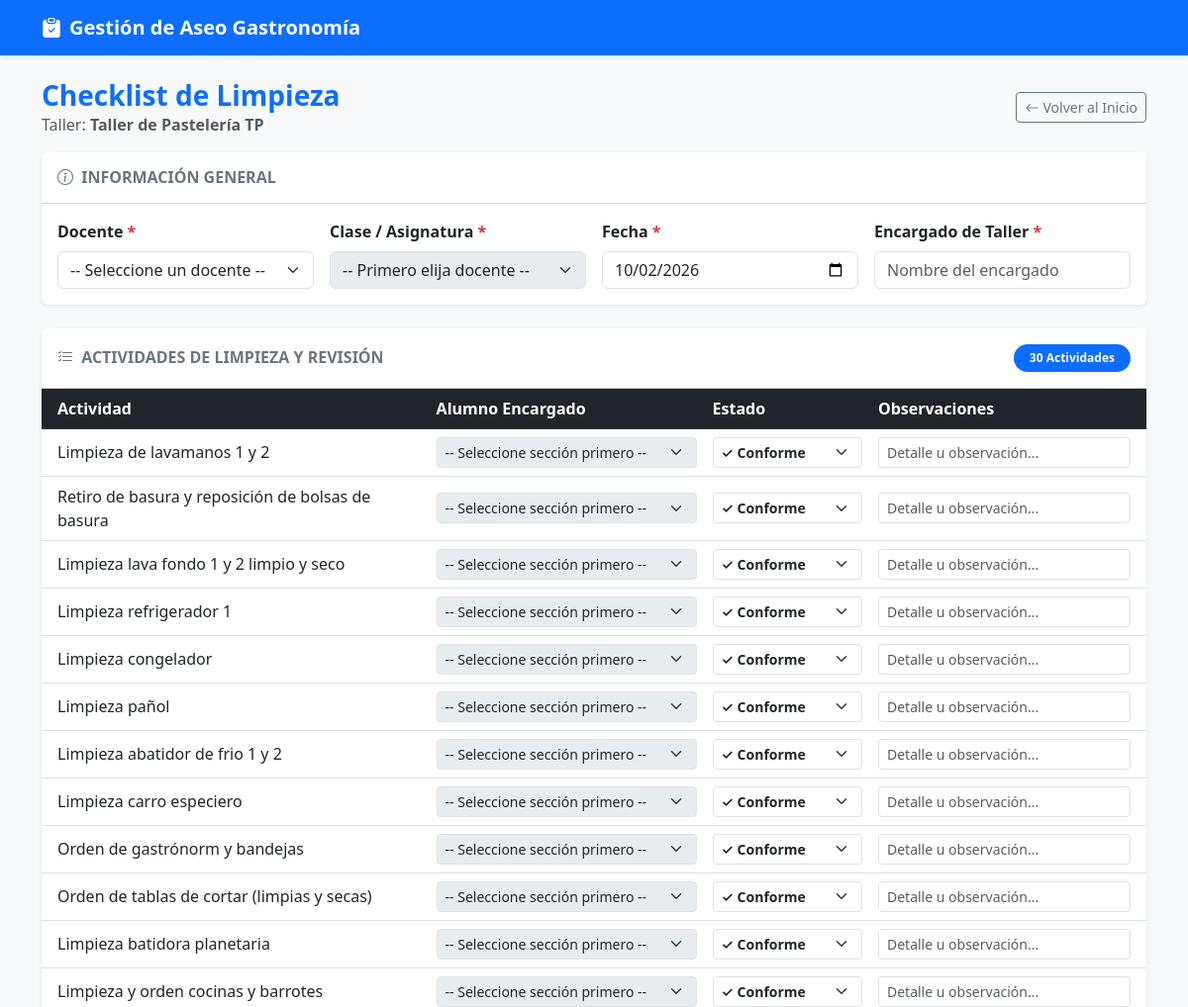
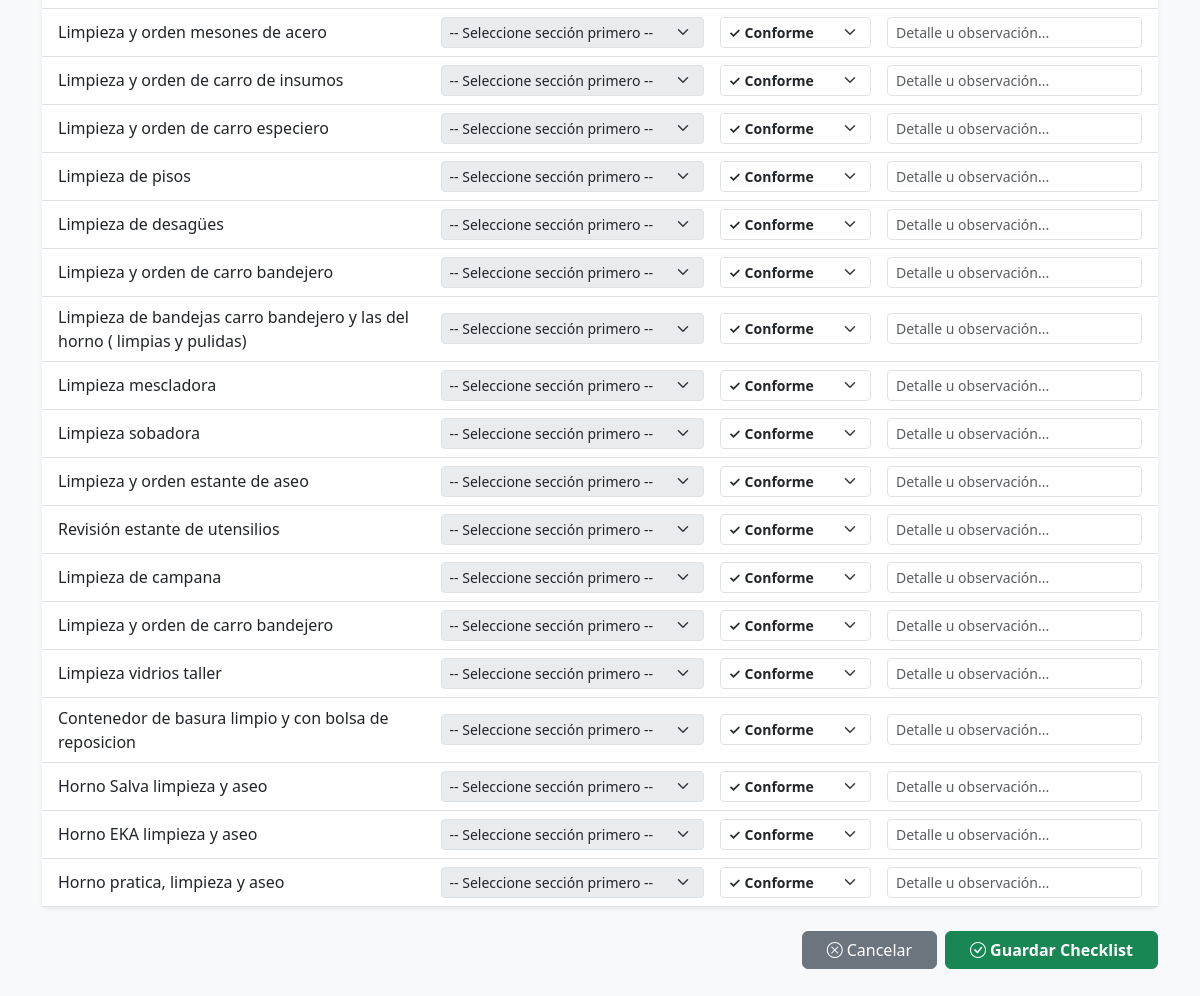
The app's page /checklist/TP with its own data (2 pictures, top to bottom).
### models.py (models this page shows)
class Plantilla(Base):
    __tablename__ = "plantillas"
    id = Column(String, primary_key=True, index=True)
    nombre = Column(String, nullable=False)
    actividades = relationship("Actividad", back_populates="plantilla", cascade="all, delete-orphan")

class Actividad(Base):
    __tablename__ = "actividades"
    id = Column(Integer, primary_key=True, index=True)
    plantilla_id = Column(String, ForeignKey("plantillas.id"), nullable=False)
    descripcion = Column(Text, nullable=False)
    plantilla = relationship("Plantilla", back_populates="actividades")

### main.py (the view)
@app.get("/checklist/{taller_id}", response_class=HTMLResponse, tags=["Vistas Web"])
async def ver_checklist(request: Request, taller_id: str, db: Session = Depends(get_db)):
    plantilla = db.query(models.Plantilla).filter(models.Plantilla.id == taller_id).first()
    if not plantilla:
        return RedirectResponse(url="/", status_code=status.HTTP_303_SEE_OTHER)
    data = {
        "id": plantilla.id,
        "nombre": plantilla.nombre,
        "actividades": [a.descripcion for a in plantilla.actividades]
    }
    fecha_actual = datetime.now().strftime("%Y-%m-%d")
    return templates.TemplateResponse(
        request=request,
        name="checklist_form.html",
        context={
            "taller": data,
            "fecha_actual": fecha_actual
        }
    )

### templates/checklist_form.html (shortened to what this page needs)
<!DOCTYPE html>
<html lang="es">
<head>
    <link href="https://cdn.jsdelivr.net/npm/bootstrap@5.3.0/dist/css/bootstrap.min.css" rel="stylesheet">
    <link href="https://cdn.jsdelivr.net/npm/bootstrap-icons@1.11.1/font/bootstrap-icons.css" rel="stylesheet">
</head>
<body class="bg-light">
    <nav class="navbar navbar-expand-lg navbar-dark bg-primary mb-4 shadow-sm">
        <div class="container">
            <a class="navbar-brand fw-bold" href="/">
                <i class="bi bi-clipboard-check-fill me-2"></i>Gestión de Aseo Gastronomía
            </a>
        </div>
    </nav>
    <div class="container mb-5">
        <div class="d-flex justify-content-between align-items-center mb-3">
            <div>
                <h2 class="h3 mb-0 text-primary fw-bold">
                    Checklist de Limpieza
                </h2>
                <p class="text-muted mb-0">Taller: <strong>{{ taller.nombre }}</strong></p>
            </div>
            <a href="/" class="btn btn-outline-secondary btn-sm">
                <i class="bi bi-arrow-left me-1"></i>Volver al Inicio
            </a>
        </div>
        <form action="/guardar-checklist" method="POST" id="checklistForm">
            <div class="card mb-4 shadow-sm border-0">
                <div class="card-header bg-white py-3">
                    <h5 class="card-title mb-0 text-secondary fs-6 fw-bold">
                        <i class="bi bi-info-circle me-1"></i> INFORMACIÓN GENERAL
                    </h5>
                </div>
                <div class="card-body row g-3">
                    <div class="col-md-3">
                        <label for="select-docente" class="form-label fw-semibold">
                            Docente <span class="text-danger">*</span>
                        </label>
                        <select id="select-docente" name="docente" class="form-select" required aria-label="Seleccionar Docente">
                            <option value="">Cargando docentes...</option>
                        </select>
                    </div>
                    <div class="col-md-3">
                        <label for="select-seccion" class="form-label fw-semibold">
                            Clase / Asignatura <span class="text-danger">*</span>
                        </label>
                        <select id="select-seccion" name="clase" class="form-select" disabled required aria-label="Seleccionar Clase">
                            <option value="">-- Primero elija docente --</option>
                        </select>
                    </div>
                    <div class="col-md-3">
                        <label for="fecha" class="form-label fw-semibold">
                            Fecha <span class="text-danger">*</span>
                        </label>
                        <input type="date" id="fecha" name="fecha" value="{{ fecha_actual }}" class="form-control" required>
                    </div>
                    <div class="col-md-3">
                        <label for="encargado_taller" class="form-label fw-semibold">
                            Encargado de Taller <span class="text-danger">*</span>
                        </label>
                        <input type="text" id="encargado_taller" name="encargado_taller" class="form-control" placeholder="Nombre del encargado" required>
                    </div>
                </div>
            </div>
            <div class="card shadow-sm border-0 mb-4">
                <div class="card-header bg-white py-3 d-flex justify-content-between align-items-center">
                    <h5 class="card-title mb-0 text-secondary fs-6 fw-bold">
                        <i class="bi bi-list-check me-1"></i> ACTIVIDADES DE LIMPIEZA Y REVISIÓN
                    </h5>
                    <span class="badge bg-primary rounded-pill px-3 py-2">{{ taller.actividades|length }} Actividades</span>
                </div>
                <div class="table-responsive p-0">
                    <table class="table table-hover align-middle mb-0">
                        <thead class="table-dark">
                            <tr>
                                <th style="width: 35%;" class="ps-3">Actividad</th>
                                <th style="width: 25%;">Alumno Encargado</th>
                                <th style="width: 15%;">Estado</th>
                                <th style="width: 25%;" class="pe-3">Observaciones</th>
                            </tr>
                        </thead>
                        <tbody>
                            {% for act in taller.actividades %}
                            <tr>
                                <td class="ps-3">
                                    <span class="fw-medium text-dark">{{ act }}</span>
                                </td>
                                <td>
                                    <select name="alumno_{{ loop.index0 }}" class="form-select form-select-sm select-alumno" disabled aria-label="Alumno Encargado">
                                        <option value="">-- Seleccione sección primero --</option>
                                    </select>
                                </td>
                                <td>
                                    <select name="estado_{{ loop.index0 }}" class="form-select form-select-sm fw-semibold">
                                        <option value="CONFORME" class="text-success fw-bold">✓ Conforme</option>
                                    </select>
                                </td>
                                <td class="pe-3">
                                    <input type="text" name="obs_{{ loop.index0 }}" class="form-control form-control-sm" placeholder="Detalle u observación...">
                                </td>
                            </tr>
                            {% endfor %}
                        </tbody>
                    </table>
                </div>
            </div>
            <div class="d-flex justify-content-end gap-2">
                <a href="/" class="btn btn-secondary px-4">
                    <i class="bi bi-x-circle me-1"></i>Cancelar
                </a>
                <button type="submit" id="btnSubmit" class="btn btn-success px-4 fw-semibold">
                    <i class="bi bi-check-circle me-1"></i><span id="btnText">Guardar Checklist</span>
                </button>
            </div>
        </form>
    </div>
</body>
</html>

### records on screen
Plantilla: nombre "Taller de Pastelería TP"
Actividad: descripcion "Limpieza de lavamanos 1 y 2"
Actividad: descripcion "Retiro de basura y reposición de bolsas de basura"
Actividad: descripcion "Limpieza lava fondo 1 y 2 limpio y seco"
Actividad: descripcion "Limpieza refrigerador 1"
Actividad: descripcion "Limpieza congelador"
Actividad: descripcion "Limpieza pañol"
Actividad: descripcion "Limpieza abatidor de frio 1 y 2"
Actividad: descripcion "Limpieza carro especiero"
Actividad: descripcion "Orden de gastrónorm y bandejas"
Actividad: descripcion "Orden de tablas de cortar (limpias y secas)"
Actividad: descripcion "Limpieza batidora planetaria"
Actividad: descripcion "Limpieza y orden cocinas y barrotes"
Actividad: descripcion "Limpieza y orden mesones de acero"
Actividad: descripcion "Limpieza y orden de carro de insumos"
Actividad: descripcion "Limpieza y orden de carro especiero"
Actividad: descripcion "Limpieza de pisos"
Actividad: descripcion "Limpieza de desagües"
Actividad: descripcion "Limpieza y orden de carro bandejero"
Actividad: descripcion "Limpieza de bandejas carro bandejero y las del horno ( limpias y pulidas)"
Actividad: descripcion "Limpieza mescladora"
Actividad: descripcion "Limpieza sobadora"
Actividad: descripcion "Limpieza y orden estante de aseo"
Actividad: descripcion "Revisión estante de utensilios"
Actividad: descripcion "Limpieza de campana"
Actividad: descripcion "Limpieza y orden de carro bandejero"
Actividad: descripcion "Limpieza vidrios taller"
Actividad: descripcion "Contenedor de basura limpio y con bolsa de reposicion"
Actividad: descripcion "Horno Salva limpieza y aseo"
Actividad: descripcion "Horno EKA limpieza y aseo"
Actividad: descripcion "Horno pratica, limpieza y aseo"

### other values on screen
{{ taller.actividades|length }} "30"
